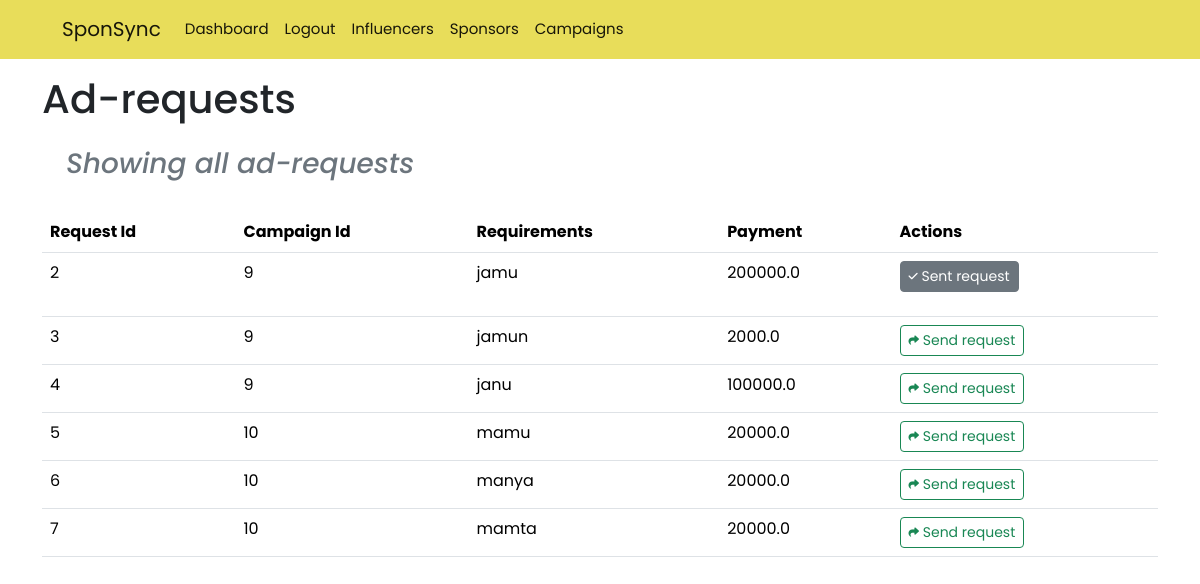
The app's page /influencer/ad_requests (signed in) with its own data.
### models.py (models this page shows)
class AdRequest(db.Model):
    id = db.Column(db.Integer,primary_key=True)
    campaign_id = db.Column(db.Integer,db.ForeignKey("campaign.id"))
    influencer_id = db.Column(db.Integer,db.ForeignKey("influencer.id"),nullable=True)
    status = db.Column(db.String(10),nullable=False,default="generated")
    payment = db.Column(db.Float,nullable=False)
    requirements = db.Column(db.String(100),nullable=False)

### routes.py (the view)
@app.route('/influencer/ad_requests')
@auth_required
def influencer_ad_requests():
    ongoing_campaigns = Campaign.query.filter(
        Campaign.start_date <= date.today(),
        Campaign.end_date >= date.today()
    ).all()
    ongoing_campaign_ids = [campaign.id for campaign in ongoing_campaigns]
    ad_requests = AdRequest.query.filter(
        AdRequest.campaign_id.in_(ongoing_campaign_ids)
    ).all()
    user = User.query.get(session['user_id'])
    influencer = Influencer.query.get(user.id)
    return render_template('influencer/ad_requests.html',user=user,influencer=influencer,ad_requests = ad_requests)

### routes.py (called while the page is built)
def auth_required(func):
    @wraps(func)
    def inner(*args , **kwargs):
        if 'user_id' not in session:
            flash('You need to login first.')
            return redirect(url_for('login'))
        return func(*args,**kwargs)
    return inner

### templates/influencer/ad_requests.html (shortened to what this page needs)
{% extends 'layout.html' %}
{% block content %}
<h1 class="mt-3">Ad-requests</h1>
<div class="heading m-4">
    <h3 class="text-muted"><i>Showing all ad-requests</i></h3>
</div>
{% if ad_requests | length !=0 %}
<table class="table">
    <thead>
        <tr>
            <th>Request Id</th>
            <th>Campaign Id</th>
            <th>Requirements</th>
            <th>Payment</th>
            <th>Actions</th>
        </tr>
    </thead>
    {% endif %}
    {% for ad in ad_requests %}
    {% if ad.status != "completed" and ad.status!="accepted" %}
    <tr>
        <td>{{ad.id}}</td>
        <td>{{ad.campaign_id}}</td>
        <td>{{ad.requirements}}</td>
        <td>{{ad.payment}}</td>
        <td>
            {% if ad.status == "sent" %}
            <p class="btn btn-sm btn-secondary">
                Sent request
            </p>
            {% elif ad.status == "accepted" %}
            <p class="btn btn-sm btn-success">
                <i class="fas fa-check fa-xs"></i>
                Accepted !
            </p>
            {% elif ad.status == "rejected" %}
            <p class="btn btn-sm btn-danger">
                <i class="fas fa-xmark fa-xs"></i>
                Rejected !
            </p>
            {% else %}
            <a href="{{ url_for('send_request',id=ad.id) }}" class="btn btn-sm btn-outline-success">
                Send request
                {% endif %}
        </td>
    </tr>
    {% endif %}
    {% endfor %}
</table>
{% endblock %}

### templates/layout.html (style rules this page uses)
* { font-family: "Poppins", system-ui; ; }
.table { color: aliceblue; }

### templates/influencer/ad_requests.html (style rules this page uses)
.heading { display: flex; justify-content: space-between; align-items: center; }
td { max-width: 380px; color: black; }
th { color:black; }

### records on screen
AdRequest: id "2", campaign_id "9", requirements "jamu", payment "200000.0", status "Sent request"
AdRequest: id "3", campaign_id "9", requirements "jamun", payment "2000.0"
AdRequest: id "4", campaign_id "9", requirements "janu", payment "100000.0"
AdRequest: id "5", campaign_id "10", requirements "mamu", payment "20000.0"
AdRequest: id "6", campaign_id "10", requirements "manya", payment "20000.0"
AdRequest: id "7", campaign_id "10", requirements "mamta", payment "20000.0"
